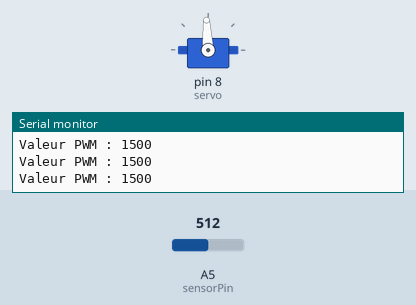
A sketch run on a simulated Arduino Uno, built with avr-gcc and run on an emulated ATmega328P. Parts: servo, the last lines printed to the serial monitor. The inputs (shaded band) are chosen by the test bench; at power-on: A5 (sensorPin) = 512.

Above: at 1.2 s.
1.3 s: A5 (sensorPin) set to 716
At 1.9 s:
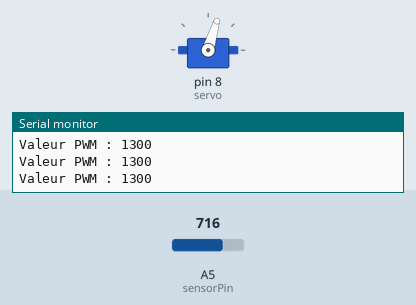
2.9 s: A5 (sensorPin) set to 900
At 3.4 s:
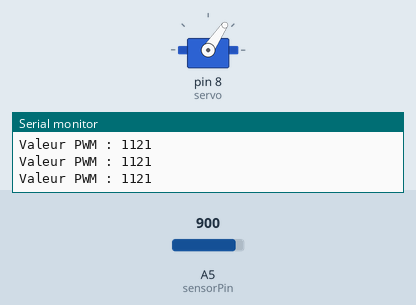
4.5 s: A5 (sensorPin) set to 306
At 5.0 s:
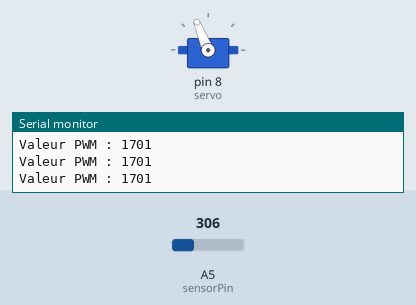
6.1 s: A5 (sensorPin) set to 122
At 6.5 s:
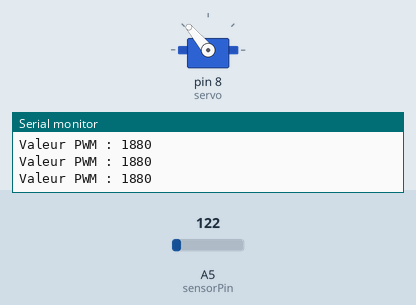
7.7 s: A5 (sensorPin) set to 0
At 8.1 s:
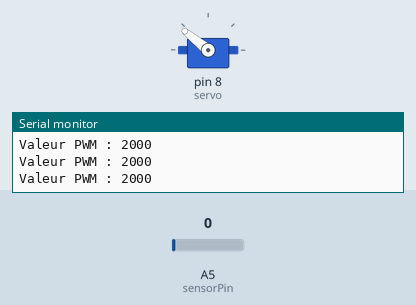
9.3 s: A5 (sensorPin) set to 511
At 10.9 s:
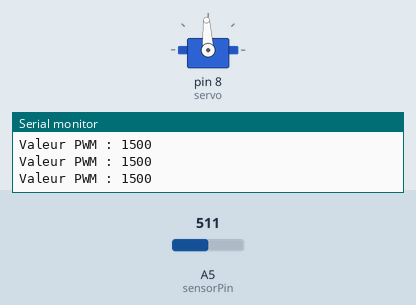
Timing chart, 0 to 11.9 s (numbered marks = the images above; inputs shaded):
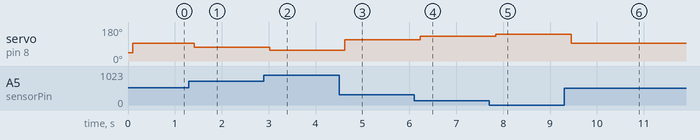

Measured:
- after the input at 1.3 s, servo on pin 8 (servo): 93° → 73° after 0.11 s
- after the input at 2.9 s, servo on pin 8 (servo): 73° → 56° after 0.12 s
- after the input at 4.5 s, servo on pin 8 (servo): 56° → 112° after 0.13 s
- after the input at 6.1 s, servo on pin 8 (servo): 112° → 130° after 0.14 s
- after the input at 7.7 s, servo on pin 8 (servo): 130° → 141° after 0.15 s
- after the input at 9.3 s, servo on pin 8 (servo): 141° → 93° after 0.16 s

The sketch:

test_potentiometre.ino
```cpp
#include <Servo.h>

// fichier de test des servomoteur avec un
// potar pour regler les ordres pwm
// branchement series pour afficher les infos pwm
// branchement servos pour voir les consignes et ajuster...


int sensorPin = A5;    // select the input pin for the potentiometer
double sensorValue = 0;  // variable to store the value coming from the sensor
int PWM_value = 1000;
double bis =0;

int PWM_value_min = 1000; //1500-700;
int PWM_value_max = 2000; //1500+700;
int PWM_value_modif = 0;


Servo servo;

void setup() {

  Serial.begin(9600);
  servo.attach(8);
  servo.writeMicroseconds(1000);

}

void loop() {
  // read the value from the sensor:
  sensorValue = analogRead(sensorPin);
  bis = (1000 - (sensorValue/1024)*1000)/1000;
  PWM_value_modif = PWM_value_min + bis*(PWM_value_max-PWM_value_min);

  delay(100);
  Serial.print("Valeur PWM : ");
  Serial.println(PWM_value_modif);
  servo.writeMicroseconds(PWM_value_modif);

}
```
